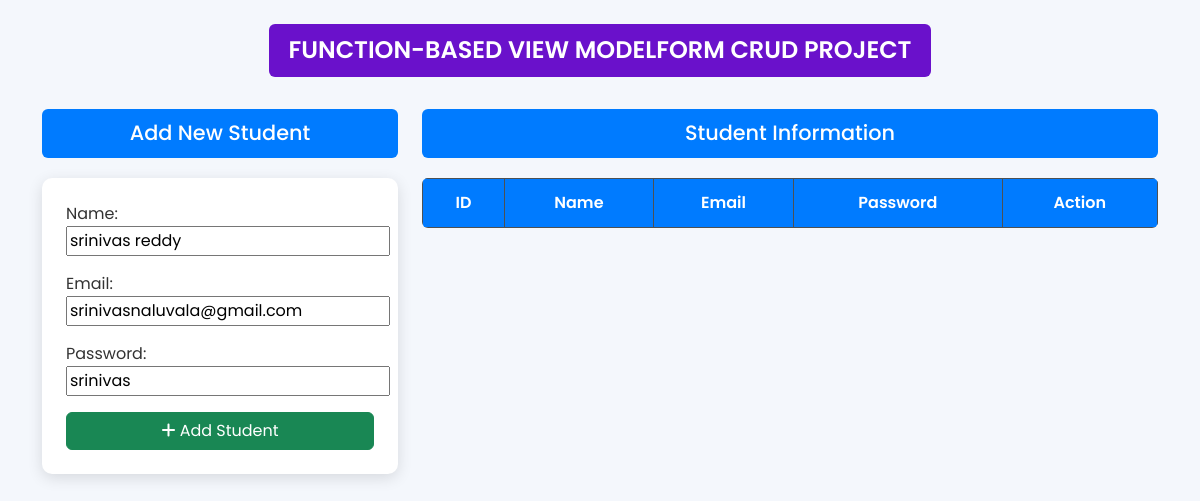
Screenshot of /update/7 with the database file from the repository.
### application/models.py (models this page shows)
class Student(models.Model):
    name=models.CharField(max_length=60,blank=False)
    email=models.EmailField(blank=False)
    password=models.CharField(max_length=60,blank=False)

### application/views.py (the view, shortened to what this page needs)
# urls.py: path('update/<int:pk>',views.Update_Form.as_view(),name='Update'),
class Update_Form(UpdateView):
    model=Student
    fields='__all__'
    template_name='application/home.html'

### application/templates/application/home.html (shortened to what this page needs)
<!DOCTYPE html>
{% load static %}
<html lang="en">
<head>
    <link href="https://cdn.jsdelivr.net/npm/bootstrap@5.3.3/dist/css/bootstrap.min.css" rel="stylesheet">
    <link rel="stylesheet" href="{% static 'css/home.css' %}">
</head>
<body>
    <div class="container text-center mt-4">
        <h1 class="header-title">FUNCTION-BASED VIEW MODELFORM CRUD PROJECT</h1>
    </div>
    <div class="container mt-4">
        <div class="row">
            <div class="col-md-4">
                <h2 class="section-title">Add New Student</h2>
                <form action="" method="post" class="student-form">
                    {{ form.as_p }}
                    <button type="submit" class="btn btn-success w-100"><i class="fas fa-plus"></i> Add Student</button>
                </form>
            </div>
            <div class="col-md-8">
                <h2 class="section-title">Student Information</h2>
                <table class="table table-bordered table-striped text-center">
                    <thead class="table-dark">
                        <tr>
                            <th>ID</th>
                            <th>Name</th>
                            <th>Email</th>
                            <th>Password</th>
                            <th>Action</th>
                        </tr>
                    </thead>
                </table>
            </div>
        </div>
    </div>
</body>
</html>

### application/static/css/home.css (style rules this page uses)
body { background-color: #f4f7fc; font-family: 'Poppins', sans-serif; color: #333; margin: 0; padding: 0; }
.header-title { background-color: #6a11cb; color: white; padding: 12px 20px; border-radius: 6px; display: inline-block; font-size: 1.5rem; font-weight: 600; }
.section-title { background-color: #007bff; color: white; padding: 12px; border-radius: 6px; text-align: center; font-size: 1.3rem; font-weight: 500; margin-bottom: 20px; }
.container { margin-top: 30px; }
.student-form { background-color: #ffffff; padding: 24px; border-radius: 10px; box-shadow: 0px 4px 15px rgba(0, 0, 0, 0.12); transition: all 0.3s ease-in-out; }
.table { margin-top: 15px; border-radius: 6px; overflow: hidden; background-color: white; }
.table th { background-color: #007bff; color: white; padding: 12px; font-weight: 600; }

### rows the page displays
Student: name "srinivas reddy", email "srinivasnaluvala@gmail.com", password "srinivas"
